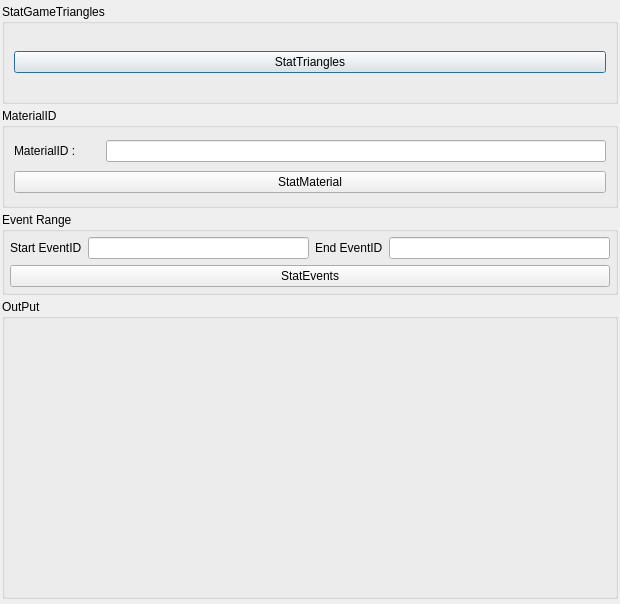
<?xml version="1.0" encoding="UTF-8"?>
<ui version="4.0">
 <class>StatisticsTrianglesDialog</class>
 <widget class="QDialog" name="StatisticsTrianglesDialog">
  <property name="geometry">
   <rect>
    <x>0</x>
    <y>0</y>
    <width>620</width>
    <height>604</height>
   </rect>
  </property>
  <property name="sizePolicy">
   <sizepolicy hsizetype="Preferred" vsizetype="Minimum">
    <horstretch>3</horstretch>
    <verstretch>4</verstretch>
   </sizepolicy>
  </property>
  <property name="minimumSize">
   <size>
    <width>400</width>
    <height>0</height>
   </size>
  </property>
  <property name="windowTitle">
   <string>StatisticsTrianglesDialog</string>
  </property>
  <property name="modal">
   <bool>true</bool>
  </property>
  <layout class="QVBoxLayout" name="verticalLayout_2">
   <property name="spacing">
    <number>2</number>
   </property>
   <property name="leftMargin">
    <number>2</number>
   </property>
   <property name="topMargin">
    <number>2</number>
   </property>
   <property name="rightMargin">
    <number>2</number>
   </property>
   <property name="bottomMargin">
    <number>2</number>
   </property>
   <item>
    <widget class="QGroupBox" name="groupBox_2">
     <property name="minimumSize">
      <size>
       <width>0</width>
       <height>20</height>
      </size>
     </property>
     <property name="maximumSize">
      <size>
       <width>16777215</width>
       <height>100</height>
      </size>
     </property>
     <property name="title">
      <string>StatGameTriangles</string>
     </property>
     <layout class="QGridLayout" name="gridLayout_4">
      <item row="0" column="0">
       <widget class="QPushButton" name="StatGameBtn">
        <property name="text">
         <string>StatTriangles</string>
        </property>
       </widget>
      </item>
     </layout>
    </widget>
   </item>
   <item>
    <widget class="QGroupBox" name="groupBox">
     <property name="sizePolicy">
      <sizepolicy hsizetype="Preferred" vsizetype="Preferred">
       <horstretch>0</horstretch>
       <verstretch>0</verstretch>
      </sizepolicy>
     </property>
     <property name="minimumSize">
      <size>
       <width>0</width>
       <height>100</height>
      </size>
     </property>
     <property name="maximumSize">
      <size>
       <width>16777215</width>
       <height>100</height>
      </size>
     </property>
     <property name="title">
      <string>MaterialID</string>
     </property>
     <layout class="QGridLayout" name="gridLayout">
      <item row="1" column="2">
       <layout class="QHBoxLayout" name="horizontalLayout_2">
        <property name="sizeConstraint">
         <enum>QLayout::SetMinimumSize</enum>
        </property>
        <item>
         <widget class="QLabel" name="label">
          <property name="maximumSize">
           <size>
            <width>100</width>
            <height>20</height>
           </size>
          </property>
          <property name="text">
           <string>MaterialID :</string>
          </property>
         </widget>
        </item>
        <item>
         <widget class="QLineEdit" name="TextMaterial">
          <property name="maximumSize">
           <size>
            <width>500</width>
            <height>16777215</height>
           </size>
          </property>
         </widget>
        </item>
       </layout>
      </item>
      <item row="2" column="2">
       <widget class="QPushButton" name="StatMaterialBtn">
        <property name="text">
         <string>StatMaterial</string>
        </property>
       </widget>
      </item>
     </layout>
    </widget>
   </item>
   <item>
    <widget class="QGroupBox" name="actionRange">
     <property name="sizePolicy">
      <sizepolicy hsizetype="Preferred" vsizetype="Fixed">
       <horstretch>0</horstretch>
       <verstretch>0</verstretch>
      </sizepolicy>
     </property>
     <property name="layoutDirection">
      <enum>Qt::LeftToRight</enum>
     </property>
     <property name="title">
      <string>Event Range</string>
     </property>
     <layout class="QGridLayout" name="gridLayout_3">
      <property name="leftMargin">
       <number>5</number>
      </property>
      <property name="topMargin">
       <number>5</number>
      </property>
      <property name="rightMargin">
       <number>5</number>
      </property>
      <property name="bottomMargin">
       <number>5</number>
      </property>
      <item row="1" column="0">
       <layout class="QHBoxLayout" name="alphaLayout2">
        <item>
         <widget class="QLabel" name="blackLabel">
          <property name="text">
           <string>Start EventID</string>
          </property>
         </widget>
        </item>
        <item>
         <widget class="QLineEdit" name="blackPoint"/>
        </item>
        <item>
         <widget class="QLabel" name="whiteLabel">
          <property name="text">
           <string>End EventID</string>
          </property>
         </widget>
        </item>
        <item>
         <widget class="QLineEdit" name="whitePoint"/>
        </item>
       </layout>
      </item>
      <item row="2" column="0">
       <widget class="QPushButton" name="exeBtn">
        <property name="text">
         <string>StatEvents</string>
        </property>
       </widget>
      </item>
     </layout>
    </widget>
   </item>
   <item>
    <widget class="QGroupBox" name="saveTextureGroup">
     <property name="sizePolicy">
      <sizepolicy hsizetype="Preferred" vsizetype="Fixed">
       <horstretch>0</horstretch>
       <verstretch>0</verstretch>
      </sizepolicy>
     </property>
     <property name="minimumSize">
      <size>
       <width>0</width>
       <height>300</height>
      </size>
     </property>
     <property name="layoutDirection">
      <enum>Qt::LeftToRight</enum>
     </property>
     <property name="title">
      <string>OutPut</string>
     </property>
     <layout class="QGridLayout" name="gridLayout_2">
      <property name="leftMargin">
       <number>5</number>
      </property>
      <property name="topMargin">
       <number>5</number>
      </property>
      <property name="rightMargin">
       <number>5</number>
      </property>
      <property name="bottomMargin">
       <number>5</number>
      </property>
      <item row="3" column="0" alignment="Qt::AlignLeft|Qt::AlignTop">
       <widget class="QLabel" name="trianglenumLable">
        <property name="sizePolicy">
         <sizepolicy hsizetype="Ignored" vsizetype="Preferred">
          <horstretch>0</horstretch>
          <verstretch>0</verstretch>
         </sizepolicy>
        </property>
        <property name="minimumSize">
         <size>
          <width>0</width>
          <height>0</height>
         </size>
        </property>
        <property name="maximumSize">
         <size>
          <width>500</width>
          <height>16777215</height>
         </size>
        </property>
        <property name="text">
         <string/>
        </property>
        <property name="scaledContents">
         <bool>false</bool>
        </property>
        <property name="wordWrap">
         <bool>true</bool>
        </property>
       </widget>
      </item>
     </layout>
    </widget>
   </item>
  </layout>
 </widget>
 <resources/>
 <connections/>
</ui>
